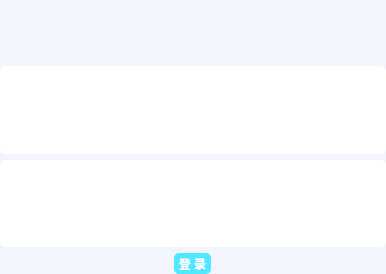
<?xml version="1.0" encoding="UTF-8"?>
<ui version="4.0">
 <class>MMAccountLoginUI</class>
 <widget class="QWidget" name="MMAccountLoginUI">
  <property name="geometry">
   <rect>
    <x>0</x>
    <y>0</y>
    <width>386</width>
    <height>274</height>
   </rect>
  </property>
  <property name="windowTitle">
   <string>Form</string>
  </property>
  <property name="styleSheet">
   <string notr="true">QWidget#MMAccountLoginUI
{
	background-color: #F2F5FC;
}</string>
  </property>
  <layout class="QVBoxLayout" name="verticalLayout" stretch="1,1,1,1">
   <property name="spacing">
    <number>6</number>
   </property>
   <property name="leftMargin">
    <number>0</number>
   </property>
   <property name="topMargin">
    <number>0</number>
   </property>
   <property name="rightMargin">
    <number>0</number>
   </property>
   <property name="bottomMargin">
    <number>0</number>
   </property>
   <item>
    <layout class="QHBoxLayout" name="horizontalLayout">
     <item>
      <widget class="QLabel" name="userAvatar">
       <property name="minimumSize">
        <size>
         <width>60</width>
         <height>60</height>
        </size>
       </property>
       <property name="maximumSize">
        <size>
         <width>60</width>
         <height>60</height>
        </size>
       </property>
       <property name="text">
        <string/>
       </property>
      </widget>
     </item>
    </layout>
   </item>
   <item>
    <layout class="QHBoxLayout" name="horizontalLayout_2">
     <item>
      <widget class="QWidget" name="widget" native="true">
       <property name="styleSheet">
        <string notr="true">QWidget#widget
{
	background-color: #FFFFFF;
	border-radius: 5px;
}</string>
       </property>
       <layout class="QHBoxLayout" name="horizontalLayout_6">
        <property name="leftMargin">
         <number>0</number>
        </property>
        <property name="topMargin">
         <number>0</number>
        </property>
        <property name="rightMargin">
         <number>0</number>
        </property>
        <property name="bottomMargin">
         <number>0</number>
        </property>
        <item>
         <widget class="QLabel" name="accountIcon">
          <property name="minimumSize">
           <size>
            <width>24</width>
            <height>24</height>
           </size>
          </property>
          <property name="maximumSize">
           <size>
            <width>24</width>
            <height>24</height>
           </size>
          </property>
          <property name="text">
           <string/>
          </property>
         </widget>
        </item>
        <item>
         <widget class="QLineEdit" name="account">
          <property name="styleSheet">
           <string notr="true">QLineEdit
{
	border: none;
}</string>
          </property>
         </widget>
        </item>
       </layout>
      </widget>
     </item>
    </layout>
   </item>
   <item>
    <layout class="QHBoxLayout" name="horizontalLayout_3">
     <item>
      <widget class="QWidget" name="widget_2" native="true">
       <property name="styleSheet">
        <string notr="true">QWidget#widget_2
{
	background-color: #FFFFFF;
	border-radius: 5px;
}</string>
       </property>
       <layout class="QHBoxLayout" name="horizontalLayout_7">
        <property name="leftMargin">
         <number>0</number>
        </property>
        <property name="topMargin">
         <number>0</number>
        </property>
        <property name="rightMargin">
         <number>0</number>
        </property>
        <property name="bottomMargin">
         <number>0</number>
        </property>
        <item>
         <widget class="QLabel" name="passwdIcon">
          <property name="minimumSize">
           <size>
            <width>24</width>
            <height>24</height>
           </size>
          </property>
          <property name="maximumSize">
           <size>
            <width>24</width>
            <height>24</height>
           </size>
          </property>
          <property name="text">
           <string/>
          </property>
         </widget>
        </item>
        <item>
         <widget class="QLineEdit" name="password">
          <property name="styleSheet">
           <string notr="true">QLineEdit
{
	border: none;
}</string>
          </property>
          <property name="echoMode">
           <enum>QLineEdit::Password</enum>
          </property>
         </widget>
        </item>
       </layout>
      </widget>
     </item>
    </layout>
   </item>
   <item>
    <layout class="QHBoxLayout" name="horizontalLayout_4">
     <item>
      <widget class="QToolButton" name="btnLogin">
       <property name="font">
        <font>
         <bold>true</bold>
        </font>
       </property>
       <property name="styleSheet">
        <string notr="true">QToolButton
{
	border: none;
	color: #FFFFFF;
	background-color: #4FE8FF;
	border-radius: 5px;
}

QToolButton::hover
{
	background-color: #96EFFF;
}

QToolButton::pressed
{
	background-color: #949698;
}</string>
       </property>
       <property name="text">
        <string>登 录</string>
       </property>
      </widget>
     </item>
    </layout>
   </item>
  </layout>
 </widget>
 <resources/>
 <connections/>
</ui>
